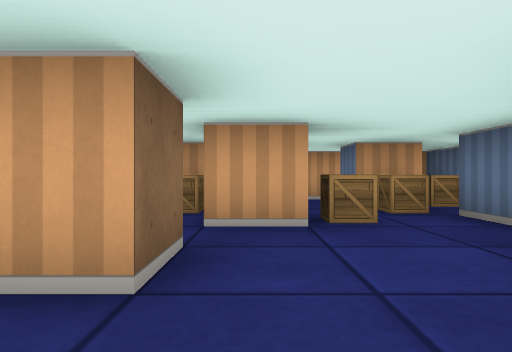
view 1 (above)

19 first-person views from a walk through a cub3D level. The camera is about half as high as the walls, looks level and sees 70° across. The floor is counted in squares. Each view is taken from the middle of a square. On the plan, view 1 faces up. The plan holds only what a view shows up to about 9 squares ahead; the rest is blank.

view 2
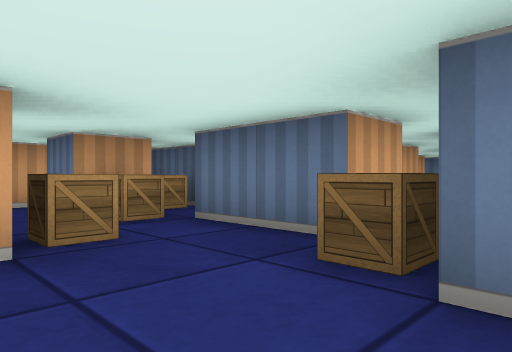

view 3
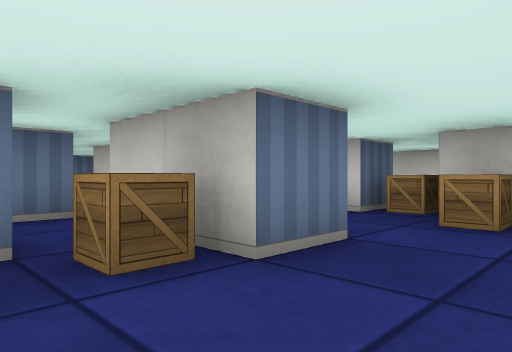

view 4
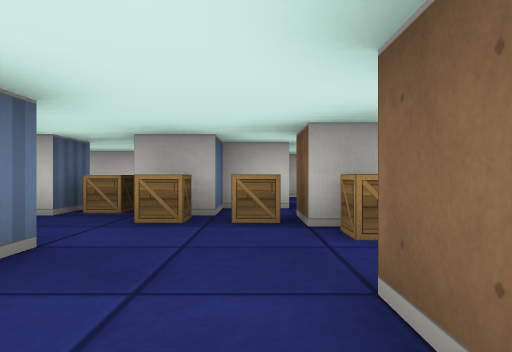

view 5
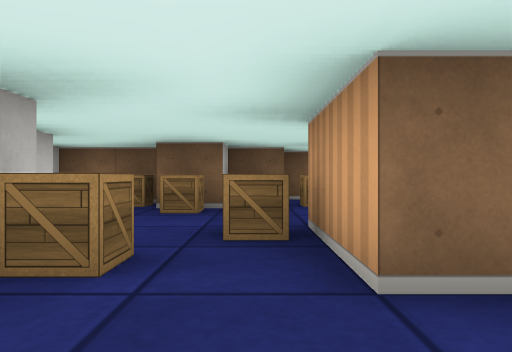

view 6
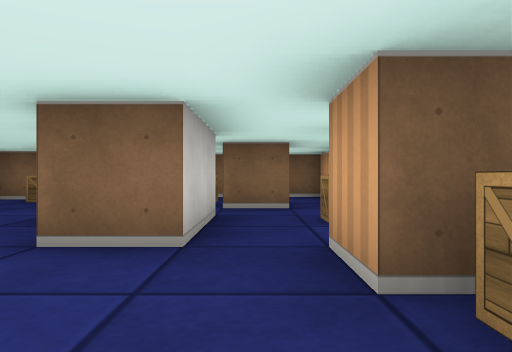

view 7
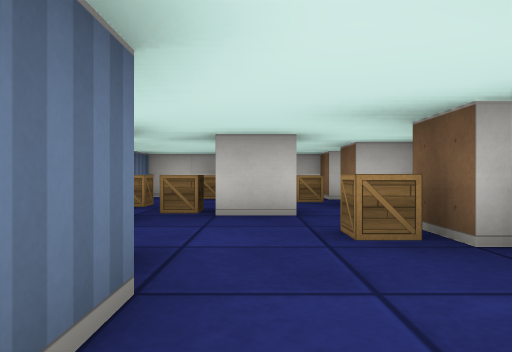

view 8
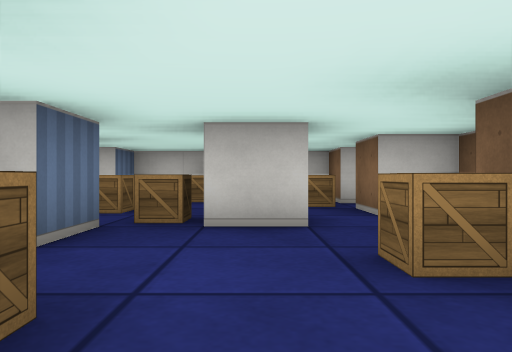

view 9
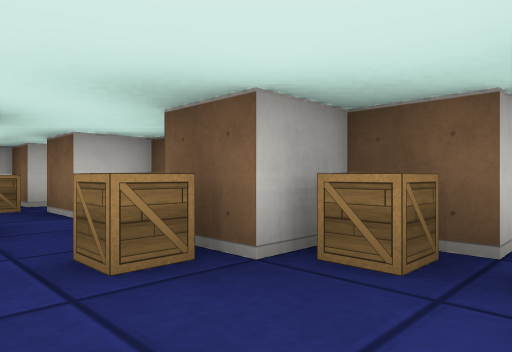

view 10
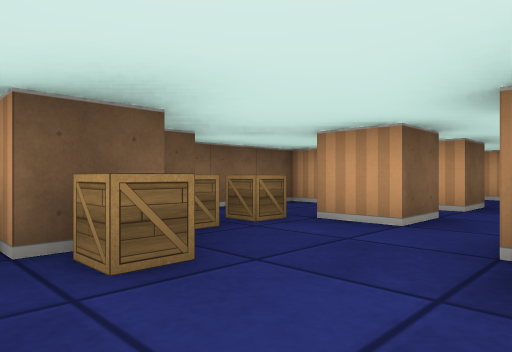

view 11
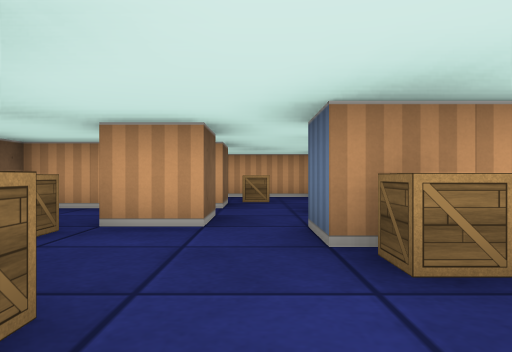

view 12
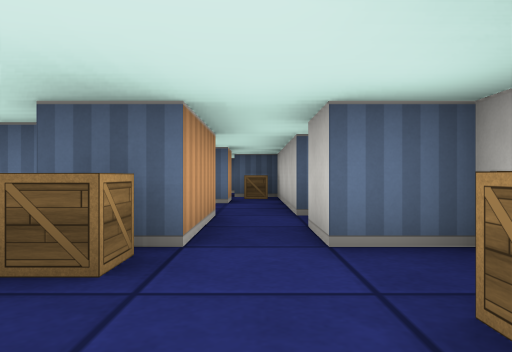

view 13
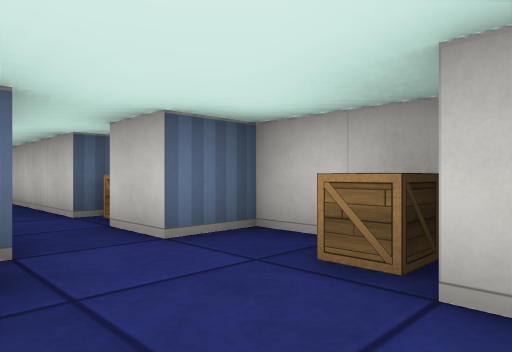

view 14
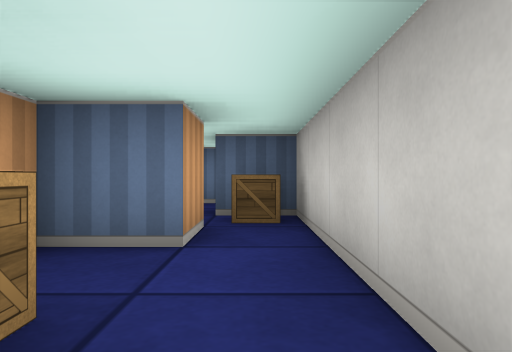

view 15
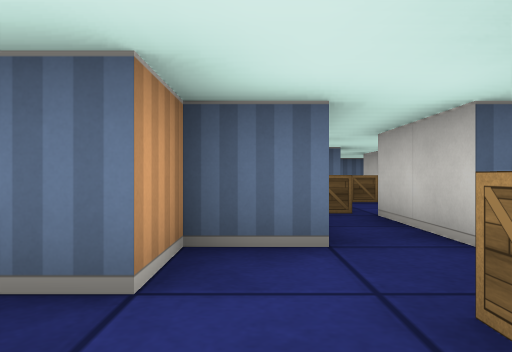

view 16
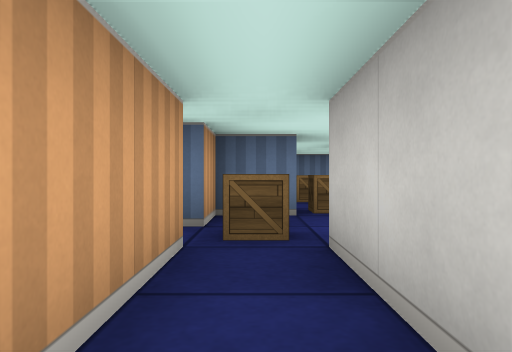

view 17
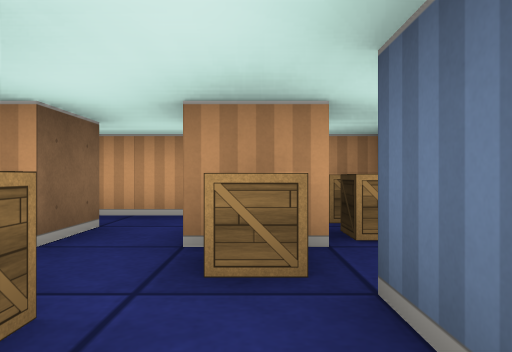

view 18
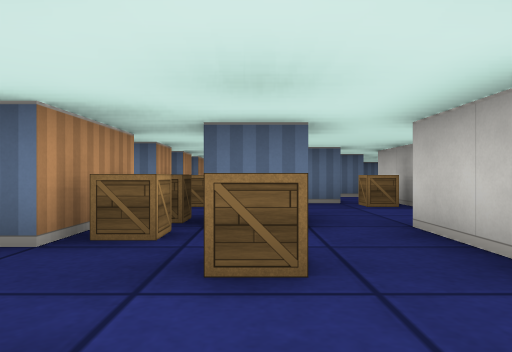

view 19
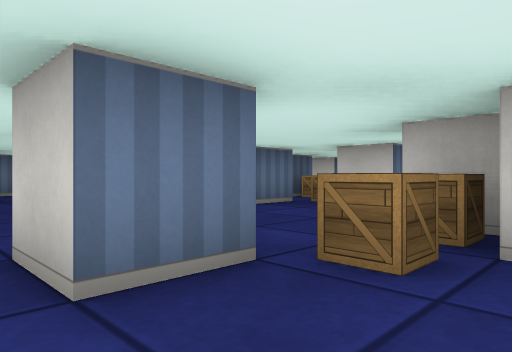

### Floor plan
Points are (right, up) in squares from view 1. A wall is a line through its corners. A room is listed if a view was taken in it or the views show most of it. See-through windows are left out.
Room 1 (views 1, 2, 3, 4, 5, 6, 15, 16, 17)
walls: (-0.5, 2.5) (-0.5, 1.5) (-1.5, 1.5); (2.5, 2.5) (2.5, 3.5); (0.5, -1.5) (1.5, -1.5); (-1.5, -0.5) (-0.5, -0.5) (-0.5, -1.5); (0.5, 4.1) (0.5, 3.5) (-0.5, 3.5); (-0.5, -2.5) (0.5, -2.5); (2.5, -2.5) (2.5, -1.5) (4.5, -1.5); (4.5, -0.5) (2.5, -0.5) (2.5, 0.5) (1.5, 0.5) (1.5, 1.5) (3.5, 1.5)
ways out: opening at (-1, 3) to room 2; opening at (-1, 0.5) to room 3; opening at (2, 4); opening at (3.5, -1)
objects: crate (-1, 0); crate (0, -1); crate (1, -1); crate (1, 4); crate (2, -2); crate (2, 2)
Room 2 (views 7, 8, 9, 18)
walls: (-3.5, 4.5) (-4.5, 4.5); (-0.5, 3.5) (-0.5, 4.5); (-4.5, 3.5) (-3.5, 3.5) (-3.5, 2.5); (-2.5, 1.5) (-2.5, 2.5) (-0.5, 2.5); (0.5, 5.5) (-1.5, 5.5)
ways out: opening at (-1, 3) to room 1; opening at (-3, 2) to room 3; opening at (-4, 4) to room 5
objects: crate (-2, 4); crate (-1, 5); crate (0, 5)
Room 3 (views 10, 11, 12, 13)
walls: (-1.5, -1.5) (-1.5, -0.5); (-3.6, -1.5) (-2.5, -1.5); (0.4, -3.5) (-0.5, -3.5) (-0.5, -2.5); (-2.2, -5.5) (-0.5, -5.5) (-0.5, -4.5) (0.5, -4.5); (-1.5, 1.5) (-2.5, 1.5); (-5.5, -0.8) (-5.5, -2.5) (-4.5, -2.5) (-4.5, -3.5); (-4.5, -5.5) (-3.9, -5.5); (-3.5, 2.5) (-4.5, 2.5); (-5.5, 1.5) (-5.5, 0.5) (-4.5, 0.5) (-4.5, -0.5)
ways out: opening at (-1, 0.5) to room 1; opening at (-3, 2) to room 2; opening at (0, -4) to room 4; opening at (-5, 2.5) to room 5
objects: crate (-5, -1); crate (-5, 1); crate (-4, -4); crate (-4, 0); crate (-2, -5); crate (-2, -2); crate (-2, 1); crate (-1, -3)
Room 4 (view 14)
walls: (4.5, -3.5) (3.5, -3.5) (3.5, -2.5); (1.4, -3.5) (0.4, -3.5); (1.5, -5) (1.5, -4.5) (5.5, -4.5) (5.5, -3.5)
ways out: opening at (0, -4) to room 3; opening at (5, -3)
objects: crate (1, -5); crate (2, -3); crate (5, -4)
Room 5 (view 19)
walls: (-4.5, 2.5) (-4.5, 3.5); (-4.5, 4.5) (-6.5, 4.5) (-6.5, 1.5)
ways out: opening at (-4, 4) to room 2; opening at (-5, 2.5) to room 3
objects: crate (-5, 2)

Positions as (right, up) in squares from view 1, and headings:
1: (0, 0), facing up
2: (0, 1), facing up-right
3: (0, 3), facing down-right
4: (0, 3), facing down
5: (1, 1), facing left
6: (2, 3), facing left
7: (-3, 3), facing down
8: (-3, 2), facing down
9: (-3, 2), facing down-left
10: (-2, -1), facing up-left
11: (-3, -1), facing up
12: (-3, -4), facing right
13: (-3, -3), facing down-right
14: (1, -4), facing right
15: (0, 0), facing right
16: (2, -1), facing right
17: (2, 3), facing up
18: (-4, 4), facing right
19: (-6, 4), facing down-right
